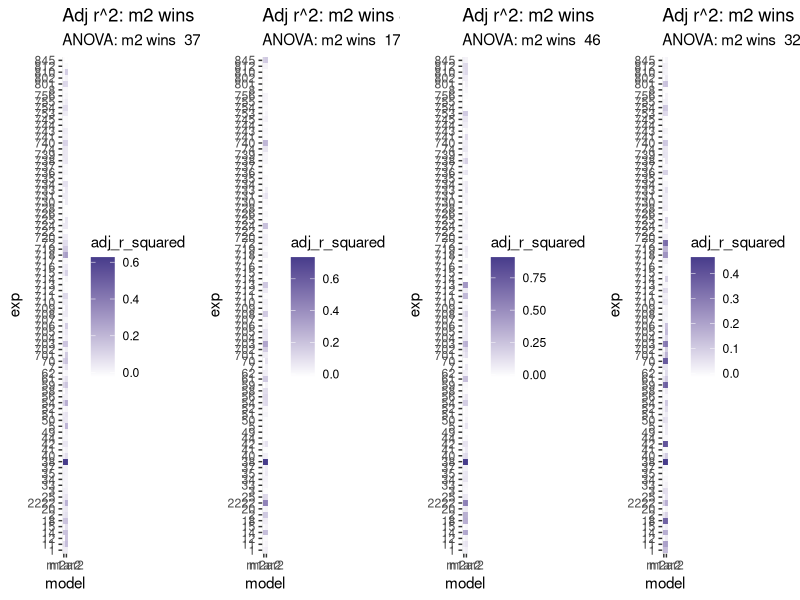
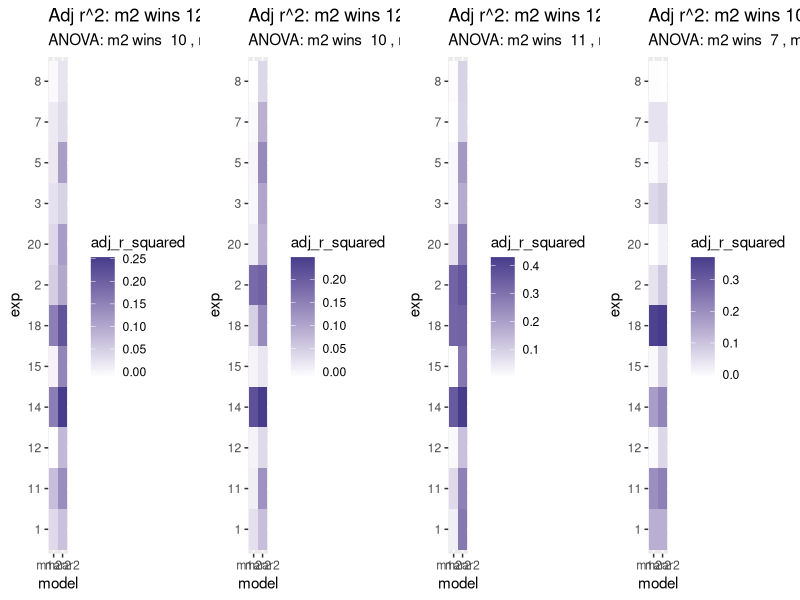
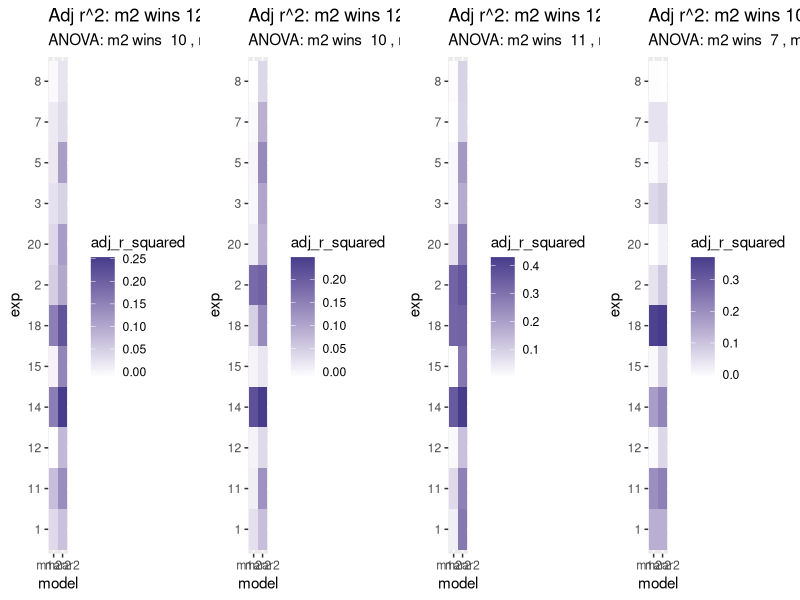
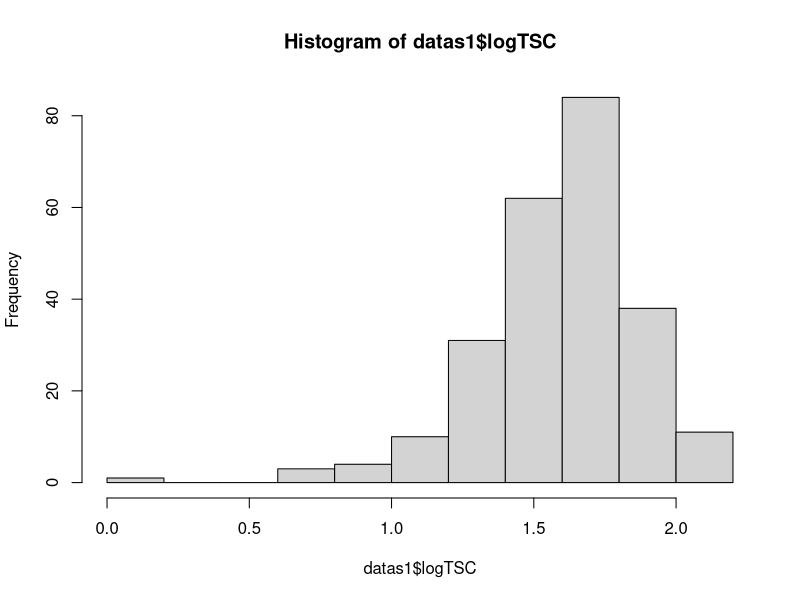
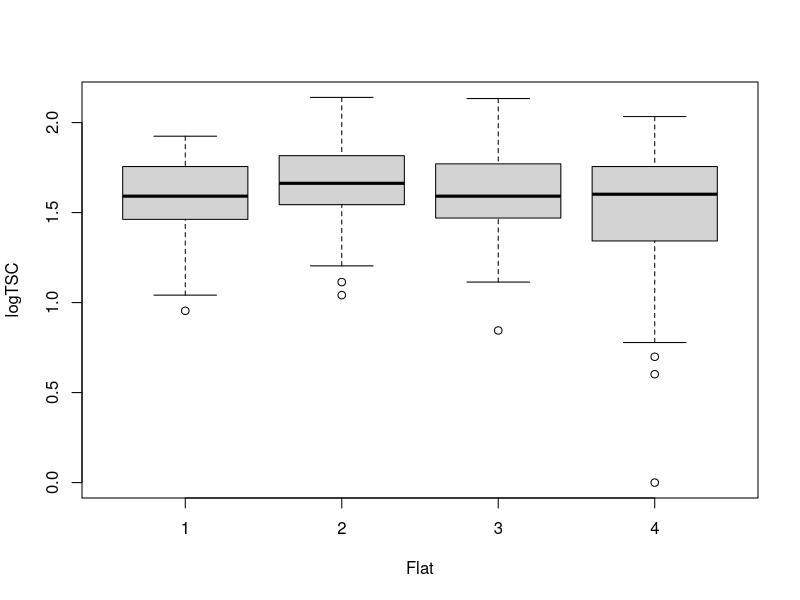
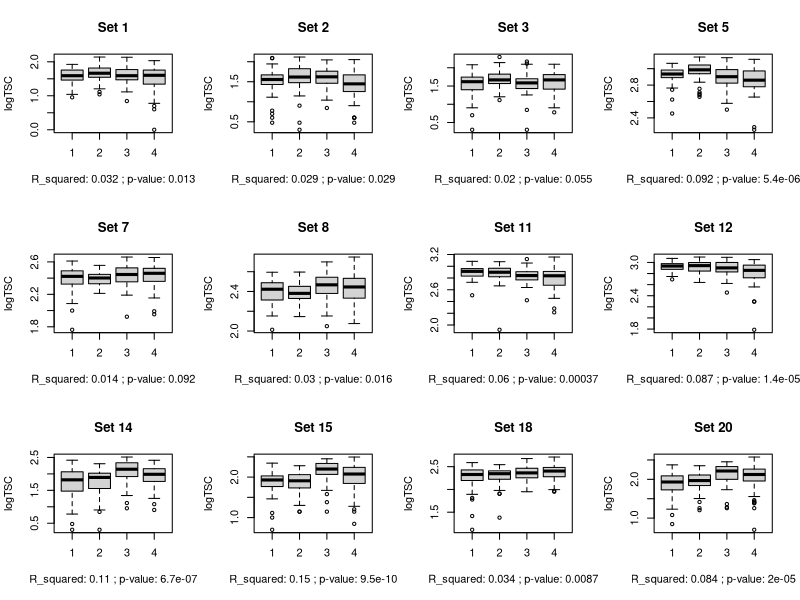
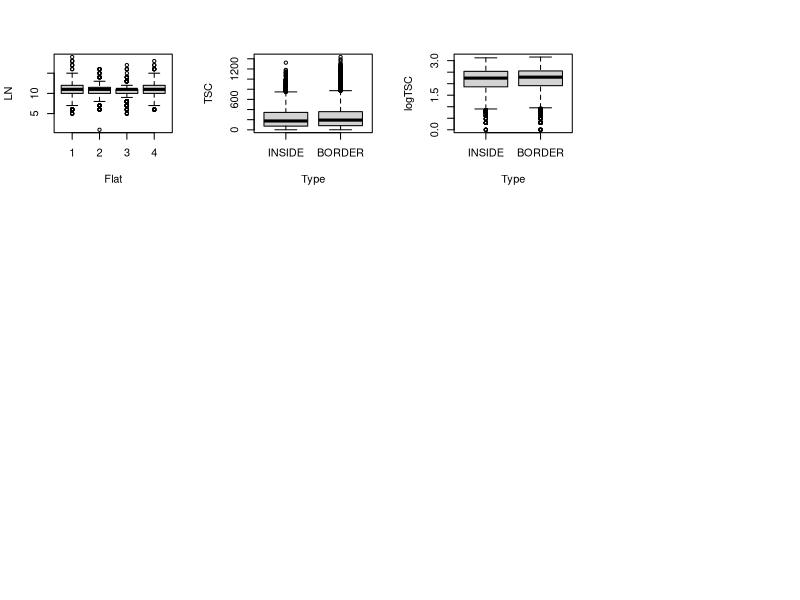

Recreate these plots in R, in order. (Note: this script raises an error after producing the figures.)
# Script to get epistasis results from Arabidopsis fitness data
# on duplicated homologous genes. 
# By E Siler

## 1. Load libraries ----
library(lme4)
library(ggplot2)
library(dplyr)
library(ggpubr)
library(tidyr)
library(gridExtra)

## 2. Load data ----
data = read.delim("data/Fitness_data_83_sets_24Jan2023.txt", sep = "\t", header = T)


## 3. Format data for analysis ----
numeric_cols <- c('LN', 'WO', "SPF", 'TSC', 'SH')
factor_cols <- c('Set', 'Flat', 'Row', 'Type', 'Genotype', 'MA', 'MB', 'Subline')

data <- data %>% mutate_at(numeric_cols, as.numeric)
data <- data %>% mutate_at(factor_cols, as.factor)

data$MA <- as.integer(data$MA == 'MUT')
data$MB <- as.integer(data$MB == 'MUT')
data$DM <- as.integer(data$Genotype == 'DM')

#I want INSIDE to be the default type (vs BORDER)
levels(data$Type) <- c('INSIDE', 'BORDER')

# create log total seed count 
data$logTSC <- log10(data$TSC)
data <- subset(data, is.finite(data$logTSC)) #remove nans

#In Sets, change 2r to 2222 (it is a repeat of exp 2)
level_2r <- which(levels(data$Set) == '2r')
levels(data$Set)[level_2r] <- 2222

#the setlist is the list of plant sets I'm looking at. 
#Should review this -- supposedly contain duplicate genes. 
setlist <- as.character(sort(as.integer(levels(data$Set))))
sets_with_flats <- as.character(sort(as.integer(as.character(unique(data$Set[data$Flat == '2'])))))
sets_without_flats <- setlist[!(setlist %in% sets_with_flats)]


#Load in manual gene name data.
genenamekey <- read.csv('data/genenamekey_cleaned.csv', header = T)
genenamekey <- select(genenamekey, -1)
tail(genenamekey)

#Convert sets to integer to merge w genenamekey dataset
data$Set_int <- as.integer(as.character(data$Set))

#Merge data with gene name dataset
dataj <- left_join(data, genenamekey, by=c('Set_int' = 'Set'))

# remove extra columns. rename columns. 
data <- select(dataj, -Set_int)
data <- rename(data,locusA = MA.y)
data <- rename(data,locusB = MB.y)
data <- rename(data, MA = MA.x, MB = MB.x)

factor_cols_2 <- c('locusA', 'locusB', 'ma', 'mb', 'ma2', 'mb2', 'mutant_name')
data <- data %>% mutate_at(factor_cols_2, as.factor)

rm(dataj)
tail(data)
str(data)

## 4. Generate Models ----
f.tsc <- formula(logTSC ~ MA + MB + DM )
f.tsc.e <- formula(logTSC ~ MA + MB + DM + Type)
f.tsc.f <- formula(logTSC ~ MA + MB + DM + Flat)
f.tsc.ef <- formula(logTSC ~ MA + MB + DM + Type + Flat)
tsc_formulas <- c(f.tsc, f.tsc.e, f.tsc.f, f.tsc.ef)

f.ln <- formula(log10(LN) ~ MA + MB + DM)
f.ln.e <- formula(log10(LN) ~ MA + MB + DM + Type)
f.ln.f <- formula(log10(LN) ~ MA + MB + DM + Flat)
f.ln.ef <- formula(log10(LN) ~ MA + MB + DM + Type + Flat)

f.dtb <- formula(log10(DTB) ~ MA + MB + DM)
f.dtb.e <- formula(log10(DTB) ~ MA + MB + DM + Type)
f.dtb.f <- formula(log10(DTB) ~ MA + MB + DM + Flat)
f.dtb.ef <- formula(log10(DTB) ~ MA + MB + DM + Type + Flat)

f.spf <- formula(log10(SPF) ~ MA + MB + DM)
f.spf.e <- formula(log10(SPF) ~ MA + MB + DM + Type)
f.spf.f <- formula(log10(SPF) ~ MA + MB + DM + Flat)
f.spf.ef <- formula(log10(SPF) ~ MA + MB + DM + Type + Flat)

#Make a collection of dummy df for model prediction
#Dummy matrix for predictions
df_pred_dummy <- data.frame(MA  = c(0,1,0,1),
                            MB = c(0,0,1,1),
                            DM = c(0,0,0,1)
)
rownames(df_pred_dummy) = c("WT", "MA", "MB", "DM")

df_pred_dummy.e <- data.frame(MA  = c(0,1,0,1),
                            MB = c(0,0,1,1),
                            DM = c(0,0,0,1),
                            Type = c("INSIDE","INSIDE","INSIDE","INSIDE")
)
rownames(df_pred_dummy.e) = c("WT", "MA", "MB", "DM")
df_pred_dummy.e

df_pred_dummy.f <- data.frame(MA  = c(0,1,0,1),
                              MB = c(0,0,1,1),
                              DM = c(0,0,0,1),
                              Flat = c('1','1','1','1')
)

rownames(df_pred_dummy.f) = c("WT", "MA", "MB", "DM")
df_pred_dummy.f

rownames(df_pred_dummy) = c("WT", "MA", "MB", "DM")

df_pred_dummy.ef <- data.frame(MA  = c(0,1,0,1),
                              MB = c(0,0,1,1),
                              DM = c(0,0,0,1),
                              Type = c("INSIDE","INSIDE","INSIDE","INSIDE"),
                              Flat = c('1','1','1','1')
)
rownames(df_pred_dummy.ef) = c("WT", "MA", "MB", "DM")
df_pred_dummy.ef



## 5. Model Comparison and Selection: CAN SKIP TO PART 7 HERE----

#takes experiment number, dataframe, and two fomulas
#returns model 1 adjusted r-squared,
#model 2 adjusted r-squared, and
#anova p-value
mod_comp_fit <- function(exp, df, f1, f2){
  dfsubset <- subset(df, Set == exp)
  m1 <- lm(f1, dfsubset) 
  m2 <- lm(f2, dfsubset)
  sm1 <- summary(m1)
  sm2 <- summary(m2)
  a <- anova(m1,m2)
  m1ar2 <- sm1$adj.r.squared
  m2ar2 <- sm2$adj.r.squared
  apval <- a$`Pr(>F)`[2]
  results <- data.frame(exp, m1ar2, m2ar2, apval)
  #print(results)
  return(results)
}

#mod_comp_fit(11, data, f.tsc, f.tsc.e) #test data

#Input data, list of experiments, and formulas
#Output a dataframe of model comp stats
mod_comp_fit_loop <- function(explist, df, f1, f2){
  dfr = NULL
  for(i in explist){
    r <- mod_comp_fit(i,df=df,f1=f1,f2=f2)
    dfr=rbind(dfr, r)
  }
  return(dfr)
}

## 6. Generate model comparison heat maps----
make_r2_heatmap <- function(df, main='Title'){
  #number with significant pvals from anova
  edge_exps <- df$exp[(df$apval < .05)]
  no_edge_exps <- df$exp[(df$apval >= .05)]
  nume <- length(edge_exps)
  numnoe <- length(no_edge_exps)
  #number where adj r2 is higher for edge model
  nume2 <- sum(df$m2ar2 > df$m1ar2)
  numnoe2 <- sum(df$m2ar2 <= df$m1ar2)
  #SUMMARY DATA
  r <- paste('ANOVA: m2 wins ', nume, 
             ', m1 wins ', numnoe)
  r2 <- paste('Adj r^2: m2 wins', nume2,
              ', m1 wins ', numnoe2)
  #convert to long for heatmap I guess
  df_m <- df %>% pivot_longer(cols= c('m1ar2', 'm2ar2'),
                              names_to='model',
                              values_to='adj_r_squared')
  #CREATE PLOT
  ggplot(df_m, aes(model, exp, fill=adj_r_squared)) +
    geom_tile() +
    scale_fill_gradient(low="white", high="slateblue4") +
    labs(title = r2, subtitle = r)
}

#### 6a: Edge vs. no edge----
#make dfs for model comps
df_comp_tsc_edge <- mod_comp_fit_loop(setlist, data, f.tsc, f.tsc.e)
df_comp_ln_edge <- mod_comp_fit_loop(setlist, data, f.ln, f.ln.e)
df_comp_dtb_edge <- mod_comp_fit_loop(setlist, data, f.dtb, f.dtb.e)
df_comp_spf_edge <- mod_comp_fit_loop(setlist, data, f.spf, f.spf.e)

#Generates model comp heat maps and results
#for edge effects with different y variables
p9 <- make_r2_heatmap(df_comp_tsc_edge)
p10 <- make_r2_heatmap(df_comp_ln_edge)
p11 <- make_r2_heatmap(df_comp_dtb_edge)
p12 <- make_r2_heatmap(df_comp_spf_edge)

grid.arrange(p9, p10, p11, p12, nrow=1)
#conclusion: inconclusive

#### 6b: Flat vs. No Flat ----
df_comp_tsc_flat <- mod_comp_fit_loop(sets_with_flats, data, f.tsc, f.tsc.f)
df_comp_ln_flat <- mod_comp_fit_loop(sets_with_flats, data, f.ln, f.ln.f)
df_comp_dtb_flat <- mod_comp_fit_loop(sets_with_flats, data, f.dtb, f.dtb.f)
df_comp_spf_flat <- mod_comp_fit_loop(sets_with_flats, data, f.spf, f.spf.f)

p1 <- make_r2_heatmap(df_comp_tsc_flat)
p2 <- make_r2_heatmap(df_comp_ln_flat)
p3 <- make_r2_heatmap(df_comp_dtb_flat)
p4 <- make_r2_heatmap(df_comp_spf_flat)

grid.arrange(p1,p2,p3,p4,nrow=1)
#Conclusion: include flat

#### 6c: Flat with and without edge effects----
df_comp_tsc_flat_e <- mod_comp_fit_loop(sets_with_flats, data, f.tsc.f, f.tsc.ef)
df_comp_ln_flat_e <- mod_comp_fit_loop(sets_with_flats, data, f.ln.f, f.ln.ef)
df_comp_dtb_flat_e <- mod_comp_fit_loop(sets_with_flats, data, f.dtb.f, f.dtb.ef)
df_comp_spf_flat_e <- mod_comp_fit_loop(sets_with_flats, data, f.spf.f, f.spf.ef)

p5 <- make_r2_heatmap(df_comp_tsc_flat)
p6 <- make_r2_heatmap(df_comp_ln_flat)
p7 <- make_r2_heatmap(df_comp_dtb_flat)
p8 <- make_r2_heatmap(df_comp_spf_flat)

grid.arrange(p5,p6,p7,p8,nrow=1)
#Conclusion: Always separate out flat experiments and include flat. 


#Run analysis with and without edge effects. 
#### 6d: EDA Model Comparison ----

#subset set 1
datas1 <- subset(data, data$Set == 1)

#PLot data -- flat doesn't look that important
hist(datas1$logTSC)
plot(logTSC ~ Flat, data = datas1)

#No significant difference caused by flat show in this model
mod1 <- lm(logTSC ~ Flat, data=datas1)
summary(mod1)

#Compare model w and w/out flat
mod2 <- lm(logTSC ~ MA + MB + DM + Flat, data=datas1, na.action = na.exclude)
mod3 <- lmer(logTSC ~ MA + MB + DM + (1|Flat), data=datas1, na.action = na.exclude)

summary(mod2)
summary(mod3)

anova(mod1, mod2)

##Function to plot effects of flat

flatfunclogTSC <- function(x) {
  datan <- subset(data, data$Set == x)
  modn <- lm(logTSC ~ Flat, data=datan)
  modn <- summary(modn)
  r_squared <- modn$adj.r.squared
  P_val <- pf(modn$fstatistic[1],              # Applying pf() function
     modn$fstatistic[2],
     modn$fstatistic[3],
     lower.tail = FALSE)
  stats <- paste("R_squared:", signif(r_squared, digits=2),";", "p-value:", signif(P_val,digits=2))
  plot(logTSC ~ Flat, data = datan, main = paste("Set",x), xlab=stats)
}

#flatfunclogTSC(20)


par(mfrow = c(3, 4))
for (i in sets_with_flats) {
  flatfunclogTSC(i)
}

data_from_flats <- subset(data, data$Set %in% sets_with_flats)

plot(LN ~ Flat, data = data_from_flats)
m_allflats <- lm(LN ~ Flat, data = data_from_flats)
summary(m_allflats)
#add gene names
#Change sig_score to something else

#do this analysis for the mapk data
#(and make cool heat map for same)

plot(TSC ~ Type, data=data)
plot(logTSC ~ Type, data=data)

m_edgemiddle <- lm(TSC ~ Type, data=data)
summ <- summary(m_edgemiddle)
summ$adj.r.squared
p <- pf(summ$fstatistic[1],              # Applying pf() function
   summ$fstatistic[2],
   summ$fstatistic[3],
   lower.tail = FALSE)

#~~~~~~~~~~~~~~~~~~~~~~~~~~~~~~~~~~~~~~~~~~~~~~~~~~~~~~~~~~~~~~~~~~~~~~~~~~~~~~~~~

## 7. Get epistasis results and crank out graphs ----

# should be a total of 8 figs as currently requested
#tsc, ln, dtb, and spf with and without edge effects. 
#But exps with flat effect need to be modeled separately 

### Get epistasis stats and generate results df ----


#1. Get_epi_stats. Gets epistasis values for plant set. 
# Returns a vector of relevant values

#Dummy matrix for predictions

get_epi_stats <- function(plantset, formula, df_pred, df){
  dfsubset <- subset(df, Set == plantset)
  model <- lm(formula, data=dfsubset, na.action = na.exclude)
  #Extract stats
  e_est <- as.numeric(coef(model)['DM'])
  lowerCI <- confint(model)[4,1]
  upperCI <- confint(model)[4,2]
  rsquared <- summary(model)$adj.r.squared
  pval_e <- as.numeric(summary(model)$coefficients[,4]['DM'])
  
  pred_fit = predict(model, df_pred, interval="confidence") 
  pred_rel_fit = pred_fit/pred_fit[1,1]
  
  pvals <- summary(model)$coefficients[,4][1:4]
  #Return stats
  result <- c(plantset, e_est, lowerCI, upperCI, rsquared, pval_e, pred_rel_fit, pvals)

  return(result)
}

tmp <- get_epi_stats(5, f.tsc.f, df_pred_dummy.f, data) #Need to make dummy frame flexible based on model
tmp
length(tmp)

for (i in sets_with_flats){
  v <- get_epi_stats(i, formula=f.tsc, df=data, df_pred=df_pred_dummy)
  resultlist[[i]] <- as.numeric(v)
}

#2. Gets all epistasis values for trait. 
# Returns a dataframe w epistasis values that you can then plot with plot_epi_forest
get_epistasis_for_formula <- function(plantsets, formula, df_pred, df) {
  
  resultlist <- list()
  
  for (i in plantsets){
    v <- get_epi_stats(i, formula=formula, df=df, df_pred=df_pred)
    resultlist[[i]] <- as.numeric(v)
  }
  these_rownames =  c('Set', 'e_est', 'lowerCI', 'upperCI', 'rsquared', 'pval_e', 
                      'WT_w', 'MA_w', 'MB_w', 'DM_w', 
                      'WT_w_lci', 'MA_w_lci', 'MB_w_lci', 'DM_w_lci', 
                      'WT_w_uci', 'MA_w_uci', 'MB_w_uci', 'DM_w_uci',
                      'pval_int', 'pval_MA', 'pval_MB', 'pval_DM')
  #QC: All sets must actually have enough data to have the full amount of results
  resultlist = resultlist[lengths(resultlist) == length(these_rownames)]
  
  
  df_result <- as.data.frame(t(as.data.frame(resultlist, 
                                             row.names = these_rownames,
                                             byrow=FALSE)))
  #Order by epi value
  df_results <- arrange(df_result, e_est)
  df_results$row <- c(1:1:dim(df_results)[1])
  df_results <- df_results %>% mutate(Epistasis_Direction = case_when(lowerCI < 0 & upperCI < 0  ~ 'Negative',
                                                                      lowerCI > 0 & upperCI > 0 ~ 'Positive',
                                                                      lowerCI <=  0 & upperCI >= 0 ~ 'Not Detected'))
  #Add gene names
  set_key = unique(df[c("Set","mutant_name")])
  df_results = merge(df_results, set_key, sort=FALSE)
  #Return results
  return(df_results)
}

r.df.tsc.f <- get_epistasis_for_formula(sets_with_flats, f.tsc.f, df_pred_dummy.f, data)
r.df.tsc.f

#test
#test_results2 <- get_epistasis_for_formula(sets_without_flats, f.dtb, df_pred_dummy, data)
#tail(test_results2)

#


# Make forest plots ----

# plot_epi_forest: This function makes a rad epistasis forest plot for all the genes. Woohoo!
# Returns a ggplot plot
plot_epi_forest <- function(epi_data, main="Title") {
  print(str(epi_data))
  plot <- ggplot(epi_data, aes(y = row, x = e_est, color=Epistasis_Direction, ymin=1, ymax=dim(epi_data)[1])) +
    geom_point(shape = 18, size = 3) +  
    geom_errorbarh(aes(xmin = lowerCI, xmax = upperCI), height = 0.5) +
    geom_vline(xintercept = 0, color = "black", cex = .5) +
    scale_y_continuous(name = "Gene Pair", 
                       breaks=1:dim(epi_data)[1], 
                       labels = epi_data$Set, 
                       trans = "reverse", 
                       expand = c(0,0.5)) +
    ggtitle(main) +
    xlab("Epistasis Value [95% CI]") +
    scale_color_manual('Epistasis\nDirection',values = c("#D9027D", 'black', 'blue')) +
    theme_bw() +
    theme(panel.border = element_blank(),
          panel.background = element_blank(),
          panel.grid.major = element_blank(), 
          panel.grid.minor = element_blank(), 
          axis.line = element_line(colour = "black"),
          axis.text.y.left = element_text(size = 10, colour = "black"),
          axis.text.y = element_text(size = 12, colour = "black"),
          axis.text.x.bottom = element_text(size = 10, colour = "black"),
          axis.title.x = element_text(size = 12, colour = "black"))
  plot
}

plot_epi_forest(test_results2, main="Test/Sample Plot")


#### Figures ----

#Results Plotting Function DELUX EDITION!!!
forest_plot_delux <- function(f1_flats, f2_notflats, main="Title"){
  df_f <- get_epistasis_for_formula(sets_with_flats, f1_flats)
  df_wof <- get_epistasis_for_formula(sets_without_flats, f2_notflats)
  df2 <- rbind(df_f, df_wof)
  df2 <- arrange(df2, e_est)
  df2['row'] <- (1:(dim(df2)[1]))
  fplot <- plot_epi_forest(df2, main = main)           
  return(fplot)
}

forest_plot_delux(f.tsc.ef, f.tsc.e, "Epistasis | Total Seed Count | With Edge Effects")


#TSC results not edgy
efp_tsc <- forest_plot_delux(f.tsc.f, f.tsc, "Epistasis | Total Seed Count | No Edge Effects")

#TSC results edgy
efp_tsc_e <- forest_plot_delux(f.tsc.ef, f.tsc.e, "Epistasis | Total Seed Count | With Edge Effects")

#DTB results not edgy
efp_dtb <- forest_plot_delux(f.dtb.f, f.dtb, "Epistasis | Days To Bolt | No Edge Effects")

#DTB results edgy
efp_dtb_e <- forest_plot_delux(f.dtb.ef, f.dtb.e, "Epistasis | Days To Bolt | With Edge Effects")

#LN results not edgy
efp_ln <- forest_plot_delux(f.ln.f, f.ln, "Epistasis | Leaf Number | No Edge Effects")

#LN results edgy
efp_ln_e <- forest_plot_delux(f.ln.ef, f.ln.e, "Epistasis | Leaf Number | With Edge Effects")

#SPF results not edgy
efp_spf <- forest_plot_delux(f.spf.f, f.spf, "Epistasis | Seeds Per Fruit | No Edge Effects")

#SPF results edgy
efp_spf_e <- forest_plot_delux(f.spf.ef, f.spf.e, "Epistasis | Seeds Per Fruit | With Edge Effects")

## Multiplots THE BIG PIG!~~~~

#ggarrange(efp_tsc, efp_tsc_e, nrow=1, legend='right',common.legend = TRUE)
#ggarrange(efp_dtb, efp_dtb_e, nrow=1, legend='right',common.legend = TRUE)
#ggarrange(efp_ln, efp_ln_e, nrow=1, legend='right',common.legend = TRUE)
#ggarrange(efp_spf, efp_spf_e, nrow=1, legend='right',common.legend = TRUE)
# Use models w no edge effects. Edge effects -> supplement

## Create Forest Plots W Gene Names That Compare Different Fitness Values ----
ggarrange(efp_tsc_e, efp_dtb_e, efp_ln_e, efp_spf_e,nrow=1,legend='right',common.legend=T)

#Step 1: Get Y scale from efp_tcs_e
#hack to extract y axis order
forest_plot_delux_axishack <- function(f1_flats, f2_notflats, main="Title"){
  df_f <- get_epistasis_for_formula(sets_with_flats, f1_flats)
  df_wof <- get_epistasis_for_formula(sets_without_flats, f2_notflats)
  df2 <- rbind(df_f, df_wof)
  df2 <- arrange(df2, e_est)
  df2['row'] <- (1:(dim(df2)[1]))
  return(df2$Set)
}
common_y_axis <- (forest_plot_delux_axishack(f.tsc.ef, f.tsc.e, "Epistasis | Total Seed Count | With Edge Effects"))

common_y_axisf <- as.factor(common_y_axis)
#only changes lables, doesn't change y order
#Does not work


efp_dtb_eo <- efp_dtb_e + scale_y_continuous(name="help!",
                                             breaks=1:length(common_y_axis),
                                             limits = common_y_axisf,
                                             labels = common_y_axis,
                                             )

ggarrange(efp_dtb_e, efp_dtb_eo, efp_tsc_e, nrow=1)

scale_y_continuous(name = "Gene Pair", 
                   breaks=1:dim(epi_data)[1], 
                   labels = epi_data$Set, 
                   trans = "reverse", 
                   expand = c(0,0.5)) 
  
  
  
# Is the coefficient for A and B fitness in the linear model  their relative fitness? ----

# 1. Get mean relative fitness (for set 38 as an example)
dataset38 = data[which(data$Set==38), ]

means_set38 = dataset38 %>%
  group_by(Genotype) %>%
  summarise_at(vars(TSC, logTSC, DTB, SN, SPF), list(mean = mean))

means_set38

rel_fitness_38 = means_set38 %>% mutate(across(where(is.numeric), ~./.[Genotype == "WT"]))

# 2. Get lm coefficients for set 38
model38 <- lm(f.tsc, data=dataset38, na.action = na.exclude)

summary(model38)$coefficients[,4]

df_pred_dummy <- data.frame(MA  = c(0,1,0,1),
                  MB = c(0,0,1,1),
                  DM = c(0,0,0,1)
)
rownames(df_pred_dummy) = c("WT", "MA", "MB", "DM")
df_pred_dummy

pred_38 = predict(model38, df_pred_dummy, interval="confidence") ## Value estimates w confints!!!

wt_38_logtsc = pred_38[1,1]

correct_answer_38 = pred_38/wt_38_logtsc #Normalized! But is it legit to normalized confidence intervals? Seems sketchy.
correct_answer_38 ##GETS CORRECT REL FITNESS...BUT ARE CIs CORRECT? (result: Yes.)
rel_fitness_38

#PRE-NORMALIZE RESULTS TO WT AND COMPARE CIs

#normalize logTSC to WT
dataset38['logTSC.norm'] = dataset38['logTSC']/wt_38_logtsc
str(dataset38)
#Make model
f.tscnorm <- formula(logTSC.norm ~ MA + MB + DM )
model38norm <- lm(f.tscnorm, data=dataset38, na.action = na.exclude)
summary(model38norm)
pred_38_norm = predict(model38norm, df_pred_dummy, interval="confidence")
pred_38_norm
correct_answer_38 #Phew CIs are correct.
all.equal(pred_38_norm, correct_answer_38)

set_38_means_df = as.data.frame.array(correct_answer_38)
set_38_means_df['Genotype'] = rownames(set_38_means_df)

level_order <- c("WT", "MA", "MB", "DM")

#Relative Fitness Bargraph w error bars sample! 
ggplot(set_38_means_df, aes(x = factor(Genotype, level = level_order), y = fit)) +
  geom_col() + 
  geom_errorbar(aes(x=Genotype, ymin=lwr, ymax=upr), width=0.3, color="grey", size=1) + 
  xlab("Genotype") +
  ylab("Relative Fitness") +
  ggtitle("Set 38: Rglg1 and Rglg2") +
  theme_classic()
  
#Works! Hooray!!
#Get variables to make dummy table for predictions
summary(model38norm)

str(coef(model38norm))

length(f.dtb.ef)
f.dtb.ef[[1]]
f.dtb.ef[[2]]
pred_vars <- f.dtb.ef[[3]] #WOOHOOOOOOO!

pred_vars_c = deparse(pred_vars)

pred_vars = strsplit(pred_vars_c, " . ")[[1]]


#Okay now get string in a format that can be used to fill in a table ----


j#Fig 2: Multiplot of Fitness Values by Genotype ----
#1. Fix NAs (2222s)
#2. Normalized by WT fitness
#3. Code by epistasis value
#4. Add CIs/error bars
#5. Add titles
facetplotprelim <- function(Fitness_Value){
  p <- ggplot(data, aes(x=Genotype, y=Fitness_Value)) + 
    geom_bar(position = "dodge",
              stat = "summary",
              fun = "mean") +
    facet_wrap(~mutant_name) +
    scale_x_discrete(limits = c("WT", "MA", "MB", "DM")) +
    theme_bw()
  
  return(p)
  }

facetplotprelim(data$TSC)
facetplotprelim(data$logTSC)
facetplotprelim(data$DTB)
facetplotprelim(data$LN)
facetplotprelim(data$SPF)
  
str(data)
### A. Get results for non-edge models; B. make rel fit plots. ----

#A. Create results DFs for non-edge models

#Make epistasis and rel. fitness results dataframe combining sets with and without flats
get_rfit_results_df <- function(woflatfunc, wflatfunc, data, d1=df_pred_dummy, d2=df_pred_dummy.f){
  r.df <- get_epistasis_for_formula(sets_without_flats, woflatfunc, d1, data)
  r.df.f <- get_epistasis_for_formula(sets_with_flats, wflatfunc, d2, data)
  r.df.r <- rbind(r.df, r.df.f)
  r.df.r <- arrange(r.df.r, e_est)
  r.df.r$row <- c(1:1:dim(r.df.r)[1])
  return(r.df.r)
}

results.df.tsc <- get_rfit_results_df(woflatfunc = f.tsc, wflatfunc = f.tsc.f, data = data)
results.df.dtb <- get_rfit_results_df(woflatfunc = f.dtb, wflatfunc = f.dtb.f, data = data)
results.df.ln <- get_rfit_results_df(woflatfunc = f.ln, wflatfunc = f.ln.f, data = data)
results.df.spf <- get_rfit_results_df(woflatfunc = f.dtb, wflatfunc = f.ln.f, data = data)

#GET PLANT SET ORDER -- IMPORTANT
set.order <- r.df.tsc$Set
names.order <- r.df.tsc$mutant_name
#B. Plotting Function


#C. Plots :)

#1: Relative Fitness Heatmap
head(results.df.tsc)
#Get results in long format
data_hm_tmp <- cbind(results.df.tsc[c(1,2,24,25)], stack(results.df.tsc[7:10]))
data_hm_tmp$Set <- as.factor(data_hm_tmp$Set)
data_hm_tmp <- data_hm_tmp %>% filter(ind != 'WT_w')
head(data_hm_tmp)

ggplot(data_hm_tmp, aes(ind, mutant_name, fill=values)) +
  scale_fill_gradient2(low = "blue", mid = "white", high = "#D9027D", midpoint = 1) +
  geom_tile() +
  scale_x_discrete(labels=c('geneA', 'geneB', 'double.mutant')) +
  scale_y_discrete(limits = rev(names.order)) +
  xlab('Mutation') +
  ylab('Gene Pair') +
  labs(fill = "Relative Fitness") +
  ggtitle('Relative Fitness', subtitle='Total Seed Count')

#add significance (boxes?)
#set version and gene name version
#add fruit 
#values = c("#D9027D", 'black', 'blue'))

